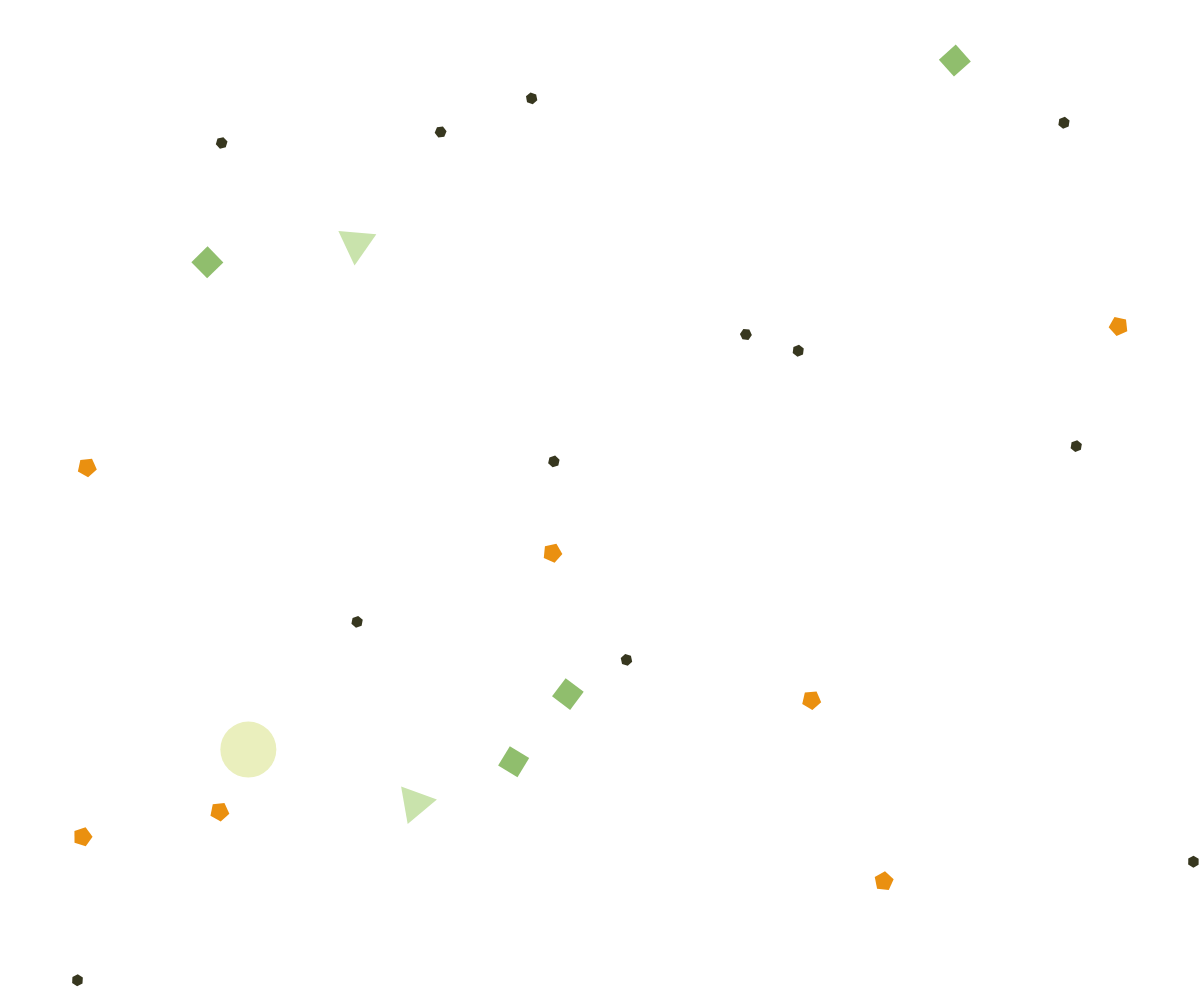
Frame 1 (no input)
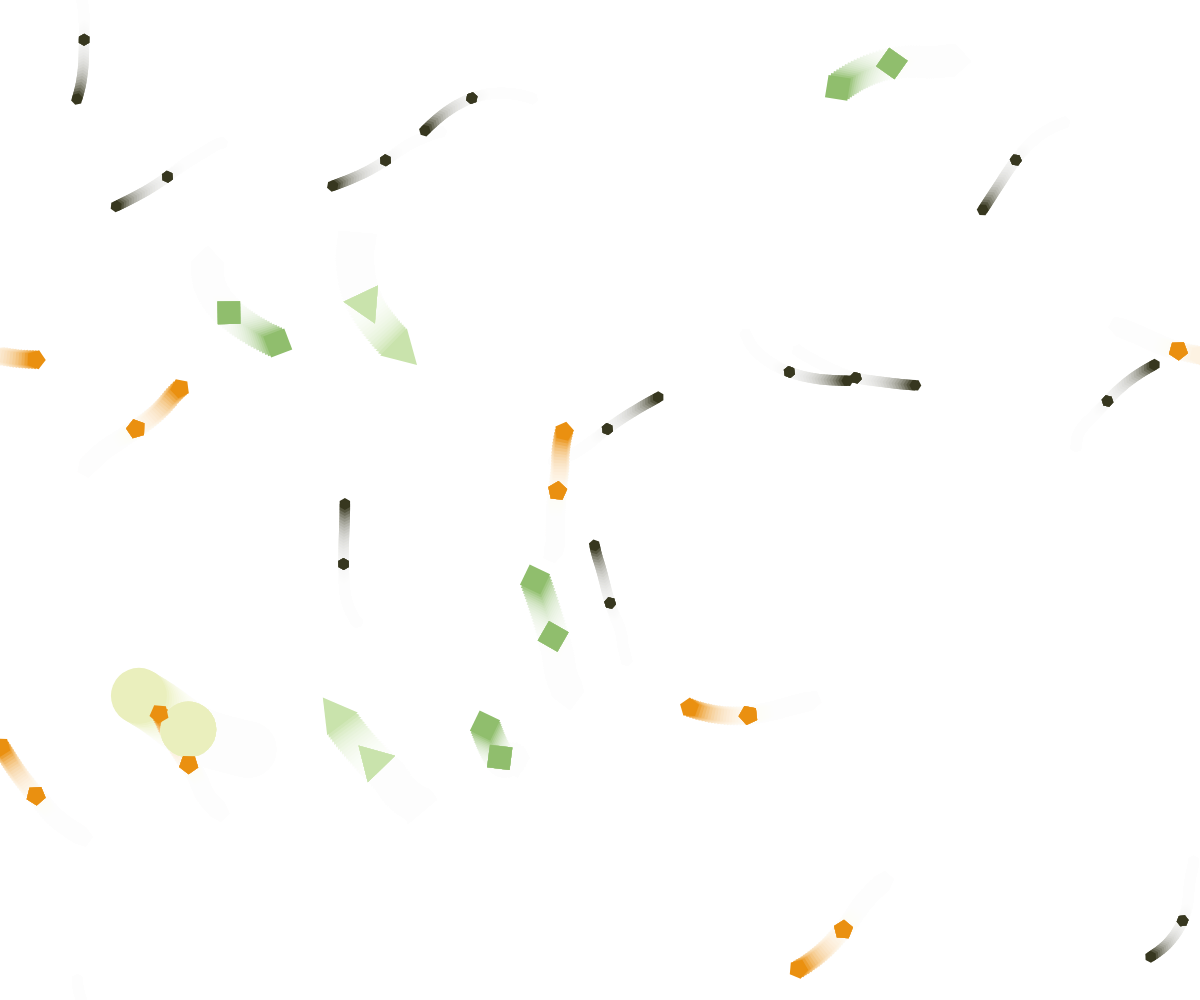
Frame 60 (no input)
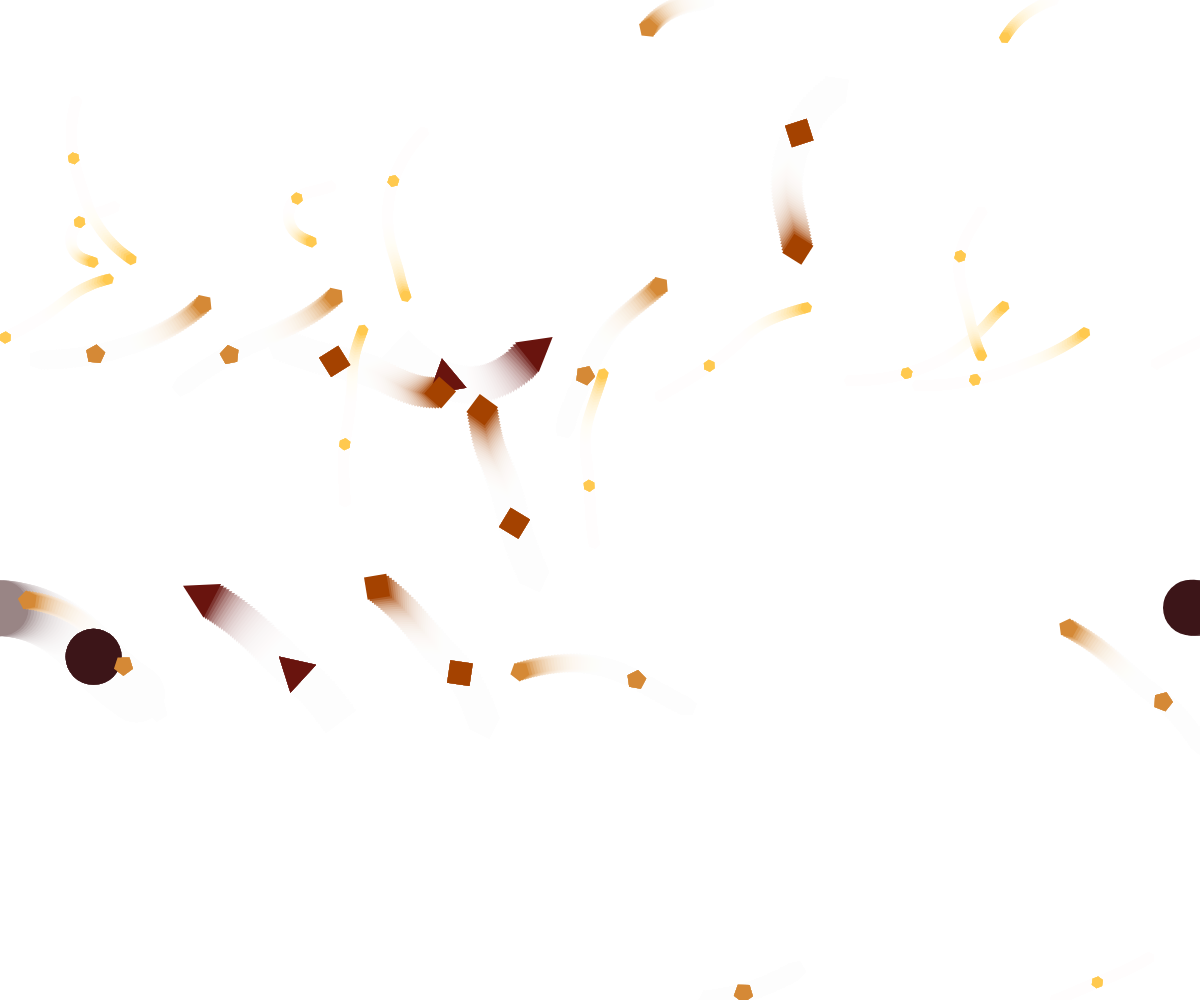
Frame 120 (the mouse pressed at the canvas centre since frame 60)

The p5.js sketch that drew these frames (run headless with seeded random() and noise() and a simulated clock; from frame 60 on, the mouse is pressed at the canvas centre):

// p5.js sketch
// ── sketch.js

let palette1 = ['#3C1518', '#69140E', '#A44200', '#D58936', '#FFC94F'];
let palette2 = ['#F5CCE8', '#EC9DED', '#C880B7', '#9F6BA0', '#4A2040'];
let palette3 = ['#EAEFBD', '#C9E3AC', '#90BE6D', '#EA9010', '#37371F'];

let allPalettes = [palette1, palette2, palette3];
let currentPaletteIndex = 0; 


let shapesConfig = [];


let flowfield = [];
let scl = 20; 
let cols, rows;
let t = 0; 
let off = 0.01; 

let worms = [];

let footprintCanvas;

function setup() {
  createCanvas(windowWidth, windowHeight);
  
 
  cols = floor(width / scl);
  rows = floor(height / scl);

  footprintCanvas = createGraphics(windowWidth, windowHeight);
  footprintCanvas.clear();
  footprintCanvas.noStroke();

  noStroke();
  
  currentPaletteIndex = floor(random(allPalettes.length));
  let currentPalette = allPalettes[currentPaletteIndex];

  initShapesConfig(currentPalette);

  for (let i = 0; i < shapesConfig.length; i++) {
    let config = shapesConfig[i];
    for (let c = 0; c < config.count; c++) {
      worms.push(new Worm(config));
    }
  }
  
  background(255); 
}

function draw() {
  background('rgba(255, 255, 255, 0.15)'); 

  flowfield = [];
  for (let x = 0; x < cols; x++) {
    for (let y = 0; y < rows; y++) {
      let n = noise(x * off, y * off, t);
      let angle = map(n, 0, 1, 0, TWO_PI * 4);
      let v = p5.Vector.fromAngle(angle);
      v.setMag(0.08); 
      flowfield.push(v);
    }
  }
  t += off; 

  image(footprintCanvas, 0, 0); 

  for (let worm of worms) {
    worm.addForce(flowfield);
    worm.update();
    worm.edges();
    worm.showBody();
  }
}

function initShapesConfig(selectedPalette) {
  shapesConfig = [
    { sides: 0, size: 28, color: selectedPalette[0], moveStep: 40, count: 1 },  
    { sides: 3, size: 22, color: selectedPalette[1], moveStep: 40, count: 2 },  
    { sides: 4, size: 16, color: selectedPalette[2], moveStep: 40, count: 4 },  
    { sides: 5, size: 10, color: selectedPalette[3], moveStep: 40, count: 7 },  
    { sides: 6, size: 6,  color: selectedPalette[4], moveStep: 40, count: 12 } 
  ];
}

function mousePressed() {
  currentPaletteIndex = (currentPaletteIndex + 1) % allPalettes.length;
  let nextPalette = allPalettes[currentPaletteIndex];
  
  initShapesConfig(nextPalette);
  
  footprintCanvas.clear();
  background(255);
  
  let wormIndex = 0;
  for (let i = 0; i < shapesConfig.length; i++) {
    let config = shapesConfig[i];
    for (let c = 0; c < config.count; c++) {
      if (worms[wormIndex]) {
        worms[wormIndex].c = config.color;
        wormIndex++;
      }
    }
  }
}

function drawMainPolygon(x, y, radius, sides, rotation) {
  beginShape();
  for (let i = 0; i < sides; i++) {
    let angle = map(i, 0, sides, 0, TWO_PI) + rotation; 
    let sx = x + cos(angle) * radius;
    let sy = y + sin(angle) * radius;
    vertex(sx, sy);
  }
  endShape(CLOSE);
}

function drawCanvasPolygon(pg, x, y, radius, sides, rotation) {
  pg.beginShape();
  for (let i = 0; i < sides; i++) {
    let angle = map(i, 0, sides, 0, TWO_PI) + rotation; 
    let sx = x + cos(angle) * radius;
    let sy = y + sin(angle) * radius;
    pg.vertex(sx, sy);
  }
  pg.endShape(CLOSE);
}

class Worm {
  constructor(config) {
    this.s = config.size;
    this.sides = config.sides;
    this.c = config.color;
    this.moveStep = config.moveStep; 
    
    this.pos = createVector(random(width), random(height));
    this.vel = createVector(0, 0);
    this.acc = createVector(0, 0);
    
    this.moveCount = 0; 
  }

  addForce(field) {
    let xx = floor(this.pos.x / scl);
    let yy = floor(this.pos.y / scl);
    
    if (xx >= 0 && xx < cols && yy >= 0 && yy < rows) {
      let index = xx + yy * cols;
      this.acc.add(field[index]);
    }
  }

  update() {
    this.vel.add(this.acc);
    this.vel.limit(3); 
    this.pos.add(this.vel);
    this.acc.mult(0); 
    
    this.moveCount++;
    if (this.moveCount >= this.moveStep) {
      this.stamp(); 
      this.moveCount = 0; 
    }
  }

  edges() {
    if (this.pos.x > width)  this.pos.x = 0;
    if (this.pos.x < 0)      this.pos.x = width;
    if (this.pos.y > height) this.pos.y = 0;
    if (this.pos.y < 0)      this.pos.y = height;
  }

  showBody() {
    fill(this.c);
    let rotationAngle = this.vel.heading(); 
    
    if (this.sides === 0) {
      ellipse(this.pos.x, this.pos.y, this.s * 2);
    } else {
      drawMainPolygon(this.pos.x, this.pos.y, this.s, this.sides, rotationAngle);
    }
  }

  stamp() {
    footprintCanvas.fill(this.c);
    let rotationAngle = this.vel.heading();
    
    if (this.sides === 0) {
      footprintCanvas.ellipse(this.pos.x, this.pos.y, this.s * 2);
    } else {
      drawCanvasPolygon(footprintCanvas, this.pos.x, this.pos.y, this.s, this.sides, rotationAngle);
    }
  }
}

function windowResized() {
  resizeCanvas(windowWidth, windowHeight);
  cols = floor(width / scl);
  rows = floor(height / scl);
  footprintCanvas = createGraphics(windowWidth, windowHeight);
  footprintCanvas.clear();
  footprintCanvas.noStroke();
  background(255);
}
